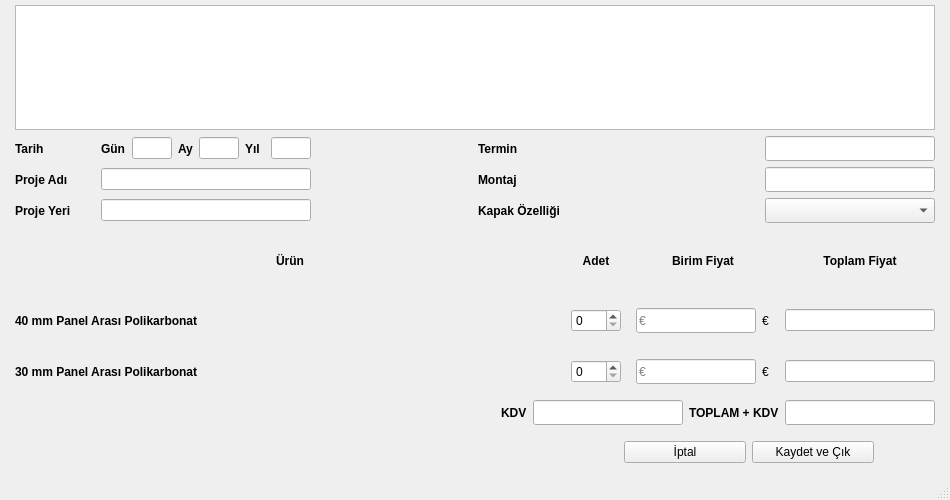
<?xml version="1.0" encoding="UTF-8"?>
<ui version="4.0">
 <class>MainWindow</class>
 <widget class="QMainWindow" name="MainWindow">
  <property name="geometry">
   <rect>
    <x>0</x>
    <y>0</y>
    <width>950</width>
    <height>500</height>
   </rect>
  </property>
  <property name="minimumSize">
   <size>
    <width>950</width>
    <height>500</height>
   </size>
  </property>
  <property name="maximumSize">
   <size>
    <width>950</width>
    <height>500</height>
   </size>
  </property>
  <property name="windowTitle">
   <string>MainWindow</string>
  </property>
  <widget class="QWidget" name="centralwidget">
   <layout class="QVBoxLayout" name="verticalLayout_3" stretch="2,15,1,1,1,1,1">
    <property name="leftMargin">
     <number>15</number>
    </property>
    <property name="topMargin">
     <number>5</number>
    </property>
    <property name="rightMargin">
     <number>15</number>
    </property>
    <property name="bottomMargin">
     <number>5</number>
    </property>
    <item>
     <widget class="QTextEdit" name="textEdit"/>
    </item>
    <item>
     <layout class="QHBoxLayout" name="horizontalLayout_6">
      <item>
       <layout class="QVBoxLayout" name="verticalLayout_2">
        <property name="leftMargin">
         <number>0</number>
        </property>
        <item>
         <layout class="QHBoxLayout" name="horizontalLayout">
          <item>
           <widget class="QLabel" name="label_4">
            <property name="minimumSize">
             <size>
              <width>80</width>
              <height>25</height>
             </size>
            </property>
            <property name="maximumSize">
             <size>
              <width>80</width>
              <height>25</height>
             </size>
            </property>
            <property name="font">
             <font>
              <weight>75</weight>
              <bold>true</bold>
             </font>
            </property>
            <property name="text">
             <string>Tarih</string>
            </property>
           </widget>
          </item>
          <item>
           <widget class="QLabel" name="label">
            <property name="minimumSize">
             <size>
              <width>25</width>
              <height>0</height>
             </size>
            </property>
            <property name="font">
             <font>
              <weight>75</weight>
              <bold>true</bold>
             </font>
            </property>
            <property name="text">
             <string>Gün</string>
            </property>
           </widget>
          </item>
          <item>
           <widget class="QLineEdit" name="gun_line">
            <property name="minimumSize">
             <size>
              <width>40</width>
              <height>0</height>
             </size>
            </property>
            <property name="maximumSize">
             <size>
              <width>40</width>
              <height>16777215</height>
             </size>
            </property>
           </widget>
          </item>
          <item>
           <widget class="QLabel" name="label_5">
            <property name="minimumSize">
             <size>
              <width>15</width>
              <height>0</height>
             </size>
            </property>
            <property name="font">
             <font>
              <weight>75</weight>
              <bold>true</bold>
             </font>
            </property>
            <property name="text">
             <string>Ay</string>
            </property>
           </widget>
          </item>
          <item>
           <widget class="QLineEdit" name="ay_line">
            <property name="minimumSize">
             <size>
              <width>40</width>
              <height>0</height>
             </size>
            </property>
            <property name="maximumSize">
             <size>
              <width>40</width>
              <height>16777215</height>
             </size>
            </property>
           </widget>
          </item>
          <item>
           <widget class="QLabel" name="label_6">
            <property name="minimumSize">
             <size>
              <width>20</width>
              <height>0</height>
             </size>
            </property>
            <property name="font">
             <font>
              <weight>75</weight>
              <bold>true</bold>
             </font>
            </property>
            <property name="text">
             <string>Yıl</string>
            </property>
           </widget>
          </item>
          <item>
           <widget class="QLineEdit" name="yil_line">
            <property name="minimumSize">
             <size>
              <width>40</width>
              <height>0</height>
             </size>
            </property>
            <property name="maximumSize">
             <size>
              <width>40</width>
              <height>16777215</height>
             </size>
            </property>
           </widget>
          </item>
          <item>
           <spacer name="horizontalSpacer_25">
            <property name="orientation">
             <enum>Qt::Horizontal</enum>
            </property>
            <property name="sizeHint" stdset="0">
             <size>
              <width>40</width>
              <height>20</height>
             </size>
            </property>
           </spacer>
          </item>
         </layout>
        </item>
        <item>
         <layout class="QHBoxLayout" name="horizontalLayout_2">
          <item>
           <widget class="QLabel" name="label_2">
            <property name="minimumSize">
             <size>
              <width>80</width>
              <height>25</height>
             </size>
            </property>
            <property name="maximumSize">
             <size>
              <width>80</width>
              <height>25</height>
             </size>
            </property>
            <property name="font">
             <font>
              <weight>75</weight>
              <bold>true</bold>
             </font>
            </property>
            <property name="text">
             <string>Proje Adı</string>
            </property>
           </widget>
          </item>
          <item>
           <widget class="QLineEdit" name="projeadi_line">
            <property name="minimumSize">
             <size>
              <width>210</width>
              <height>0</height>
             </size>
            </property>
            <property name="maximumSize">
             <size>
              <width>210</width>
              <height>16777215</height>
             </size>
            </property>
           </widget>
          </item>
          <item>
           <spacer name="horizontalSpacer_24">
            <property name="orientation">
             <enum>Qt::Horizontal</enum>
            </property>
            <property name="sizeHint" stdset="0">
             <size>
              <width>40</width>
              <height>20</height>
             </size>
            </property>
           </spacer>
          </item>
         </layout>
        </item>
        <item>
         <layout class="QHBoxLayout" name="horizontalLayout_3">
          <item>
           <widget class="QLabel" name="label_3">
            <property name="minimumSize">
             <size>
              <width>80</width>
              <height>25</height>
             </size>
            </property>
            <property name="maximumSize">
             <size>
              <width>80</width>
              <height>25</height>
             </size>
            </property>
            <property name="font">
             <font>
              <weight>75</weight>
              <bold>true</bold>
             </font>
            </property>
            <property name="text">
             <string>Proje Yeri</string>
            </property>
           </widget>
          </item>
          <item>
           <widget class="QLineEdit" name="projeyeri_line">
            <property name="minimumSize">
             <size>
              <width>210</width>
              <height>0</height>
             </size>
            </property>
            <property name="maximumSize">
             <size>
              <width>210</width>
              <height>16777215</height>
             </size>
            </property>
           </widget>
          </item>
          <item>
           <spacer name="horizontalSpacer_23">
            <property name="orientation">
             <enum>Qt::Horizontal</enum>
            </property>
            <property name="sizeHint" stdset="0">
             <size>
              <width>40</width>
              <height>20</height>
             </size>
            </property>
           </spacer>
          </item>
         </layout>
        </item>
       </layout>
      </item>
      <item>
       <layout class="QVBoxLayout" name="verticalLayout">
        <item>
         <layout class="QHBoxLayout" name="horizontalLayout_5">
          <item>
           <widget class="QLabel" name="label_8">
            <property name="font">
             <font>
              <weight>75</weight>
              <bold>true</bold>
             </font>
            </property>
            <property name="text">
             <string>Termin</string>
            </property>
           </widget>
          </item>
          <item>
           <widget class="QLineEdit" name="termin_line">
            <property name="minimumSize">
             <size>
              <width>170</width>
              <height>25</height>
             </size>
            </property>
            <property name="maximumSize">
             <size>
              <width>170</width>
              <height>25</height>
             </size>
            </property>
           </widget>
          </item>
         </layout>
        </item>
        <item>
         <layout class="QHBoxLayout" name="horizontalLayout_4">
          <item>
           <widget class="QLabel" name="label_7">
            <property name="font">
             <font>
              <weight>75</weight>
              <bold>true</bold>
             </font>
            </property>
            <property name="text">
             <string>Montaj</string>
            </property>
           </widget>
          </item>
          <item>
           <widget class="QLineEdit" name="montaj_line">
            <property name="minimumSize">
             <size>
              <width>170</width>
              <height>25</height>
             </size>
            </property>
            <property name="maximumSize">
             <size>
              <width>170</width>
              <height>25</height>
             </size>
            </property>
           </widget>
          </item>
         </layout>
        </item>
        <item>
         <layout class="QHBoxLayout" name="horizontalLayout_15">
          <item>
           <widget class="QLabel" name="label_29">
            <property name="font">
             <font>
              <weight>75</weight>
              <bold>true</bold>
             </font>
            </property>
            <property name="text">
             <string>Kapak Özelliği</string>
            </property>
           </widget>
          </item>
          <item>
           <widget class="QComboBox" name="kapak_ozl_box">
            <property name="minimumSize">
             <size>
              <width>170</width>
              <height>25</height>
             </size>
            </property>
            <property name="maximumSize">
             <size>
              <width>170</width>
              <height>25</height>
             </size>
            </property>
           </widget>
          </item>
         </layout>
        </item>
       </layout>
      </item>
     </layout>
    </item>
    <item>
     <layout class="QHBoxLayout" name="horizontalLayout_12">
      <item>
       <widget class="QLabel" name="label_21">
        <property name="minimumSize">
         <size>
          <width>550</width>
          <height>45</height>
         </size>
        </property>
        <property name="maximumSize">
         <size>
          <width>550</width>
          <height>16777215</height>
         </size>
        </property>
        <property name="font">
         <font>
          <weight>75</weight>
          <bold>true</bold>
         </font>
        </property>
        <property name="text">
         <string>Ürün</string>
        </property>
        <property name="alignment">
         <set>Qt::AlignCenter</set>
        </property>
       </widget>
      </item>
      <item>
       <widget class="QLabel" name="label_22">
        <property name="minimumSize">
         <size>
          <width>50</width>
          <height>0</height>
         </size>
        </property>
        <property name="maximumSize">
         <size>
          <width>50</width>
          <height>16777215</height>
         </size>
        </property>
        <property name="font">
         <font>
          <weight>75</weight>
          <bold>true</bold>
         </font>
        </property>
        <property name="text">
         <string>Adet</string>
        </property>
        <property name="alignment">
         <set>Qt::AlignCenter</set>
        </property>
       </widget>
      </item>
      <item>
       <spacer name="horizontalSpacer_13">
        <property name="orientation">
         <enum>Qt::Horizontal</enum>
        </property>
        <property name="sizeHint" stdset="0">
         <size>
          <width>40</width>
          <height>20</height>
         </size>
        </property>
       </spacer>
      </item>
      <item>
       <widget class="QLabel" name="label_23">
        <property name="minimumSize">
         <size>
          <width>120</width>
          <height>0</height>
         </size>
        </property>
        <property name="maximumSize">
         <size>
          <width>60</width>
          <height>16777215</height>
         </size>
        </property>
        <property name="font">
         <font>
          <weight>75</weight>
          <bold>true</bold>
         </font>
        </property>
        <property name="text">
         <string>Birim Fiyat</string>
        </property>
        <property name="alignment">
         <set>Qt::AlignCenter</set>
        </property>
       </widget>
      </item>
      <item>
       <spacer name="horizontalSpacer_14">
        <property name="orientation">
         <enum>Qt::Horizontal</enum>
        </property>
        <property name="sizeHint" stdset="0">
         <size>
          <width>40</width>
          <height>20</height>
         </size>
        </property>
       </spacer>
      </item>
      <item>
       <widget class="QLabel" name="label_24">
        <property name="minimumSize">
         <size>
          <width>150</width>
          <height>0</height>
         </size>
        </property>
        <property name="font">
         <font>
          <weight>75</weight>
          <bold>true</bold>
          <stylestrategy>PreferDefault</stylestrategy>
         </font>
        </property>
        <property name="layoutDirection">
         <enum>Qt::LeftToRight</enum>
        </property>
        <property name="text">
         <string>Toplam Fiyat</string>
        </property>
        <property name="alignment">
         <set>Qt::AlignCenter</set>
        </property>
       </widget>
      </item>
     </layout>
    </item>
    <item>
     <layout class="QHBoxLayout" name="horizontalLayout_11">
      <item>
       <widget class="QLabel" name="label_19">
        <property name="minimumSize">
         <size>
          <width>550</width>
          <height>45</height>
         </size>
        </property>
        <property name="maximumSize">
         <size>
          <width>550</width>
          <height>16777215</height>
         </size>
        </property>
        <property name="font">
         <font>
          <weight>75</weight>
          <bold>true</bold>
         </font>
        </property>
        <property name="text">
         <string>40 mm Panel Arası Polikarbonat</string>
        </property>
       </widget>
      </item>
      <item>
       <widget class="QSpinBox" name="adet_line_1">
        <property name="minimumSize">
         <size>
          <width>50</width>
          <height>0</height>
         </size>
        </property>
       </widget>
      </item>
      <item>
       <spacer name="horizontalSpacer_10">
        <property name="orientation">
         <enum>Qt::Horizontal</enum>
        </property>
        <property name="sizeHint" stdset="0">
         <size>
          <width>40</width>
          <height>20</height>
         </size>
        </property>
       </spacer>
      </item>
      <item>
       <widget class="QLineEdit" name="brmfiyat_line_1">
        <property name="sizePolicy">
         <sizepolicy hsizetype="Minimum" vsizetype="Fixed">
          <horstretch>0</horstretch>
          <verstretch>0</verstretch>
         </sizepolicy>
        </property>
        <property name="minimumSize">
         <size>
          <width>120</width>
          <height>0</height>
         </size>
        </property>
        <property name="maximumSize">
         <size>
          <width>60</width>
          <height>25</height>
         </size>
        </property>
        <property name="inputMask">
         <string/>
        </property>
        <property name="text">
         <string/>
        </property>
        <property name="readOnly">
         <bool>false</bool>
        </property>
        <property name="placeholderText">
         <string>€</string>
        </property>
       </widget>
      </item>
      <item>
       <widget class="QLabel" name="label_20">
        <property name="text">
         <string>€</string>
        </property>
       </widget>
      </item>
      <item>
       <spacer name="horizontalSpacer_11">
        <property name="orientation">
         <enum>Qt::Horizontal</enum>
        </property>
        <property name="sizeHint" stdset="0">
         <size>
          <width>40</width>
          <height>20</height>
         </size>
        </property>
       </spacer>
      </item>
      <item>
       <widget class="QLineEdit" name="top_line_1">
        <property name="minimumSize">
         <size>
          <width>150</width>
          <height>0</height>
         </size>
        </property>
        <property name="maximumSize">
         <size>
          <width>150</width>
          <height>16777215</height>
         </size>
        </property>
        <property name="text">
         <string/>
        </property>
        <property name="readOnly">
         <bool>true</bool>
        </property>
       </widget>
      </item>
     </layout>
    </item>
    <item>
     <layout class="QHBoxLayout" name="horizontalLayout_13">
      <item>
       <widget class="QLabel" name="label_25">
        <property name="minimumSize">
         <size>
          <width>550</width>
          <height>45</height>
         </size>
        </property>
        <property name="maximumSize">
         <size>
          <width>550</width>
          <height>16777215</height>
         </size>
        </property>
        <property name="font">
         <font>
          <pointsize>9</pointsize>
          <weight>75</weight>
          <bold>true</bold>
         </font>
        </property>
        <property name="text">
         <string>30 mm Panel Arası Polikarbonat</string>
        </property>
       </widget>
      </item>
      <item>
       <widget class="QSpinBox" name="adet_line_2">
        <property name="minimumSize">
         <size>
          <width>50</width>
          <height>0</height>
         </size>
        </property>
       </widget>
      </item>
      <item>
       <spacer name="horizontalSpacer_19">
        <property name="orientation">
         <enum>Qt::Horizontal</enum>
        </property>
        <property name="sizeHint" stdset="0">
         <size>
          <width>40</width>
          <height>20</height>
         </size>
        </property>
       </spacer>
      </item>
      <item>
       <widget class="QLineEdit" name="brmfiyat_line_2">
        <property name="minimumSize">
         <size>
          <width>120</width>
          <height>0</height>
         </size>
        </property>
        <property name="maximumSize">
         <size>
          <width>60</width>
          <height>25</height>
         </size>
        </property>
        <property name="inputMask">
         <string/>
        </property>
        <property name="text">
         <string/>
        </property>
        <property name="readOnly">
         <bool>false</bool>
        </property>
        <property name="placeholderText">
         <string>€</string>
        </property>
       </widget>
      </item>
      <item>
       <widget class="QLabel" name="label_26">
        <property name="text">
         <string>€</string>
        </property>
       </widget>
      </item>
      <item>
       <spacer name="horizontalSpacer_20">
        <property name="orientation">
         <enum>Qt::Horizontal</enum>
        </property>
        <property name="sizeHint" stdset="0">
         <size>
          <width>40</width>
          <height>20</height>
         </size>
        </property>
       </spacer>
      </item>
      <item>
       <widget class="QLineEdit" name="top_line_2">
        <property name="minimumSize">
         <size>
          <width>150</width>
          <height>0</height>
         </size>
        </property>
        <property name="maximumSize">
         <size>
          <width>150</width>
          <height>16777215</height>
         </size>
        </property>
        <property name="text">
         <string/>
        </property>
        <property name="readOnly">
         <bool>true</bool>
        </property>
       </widget>
      </item>
     </layout>
    </item>
    <item>
     <layout class="QHBoxLayout" name="horizontalLayout_28">
      <item>
       <spacer name="horizontalSpacer_12">
        <property name="orientation">
         <enum>Qt::Horizontal</enum>
        </property>
        <property name="sizeHint" stdset="0">
         <size>
          <width>40</width>
          <height>20</height>
         </size>
        </property>
       </spacer>
      </item>
      <item>
       <widget class="QLabel" name="label_35">
        <property name="font">
         <font>
          <weight>75</weight>
          <bold>true</bold>
         </font>
        </property>
        <property name="text">
         <string>KDV</string>
        </property>
       </widget>
      </item>
      <item>
       <widget class="QLineEdit" name="kdv_line">
        <property name="minimumSize">
         <size>
          <width>150</width>
          <height>25</height>
         </size>
        </property>
        <property name="maximumSize">
         <size>
          <width>150</width>
          <height>25</height>
         </size>
        </property>
       </widget>
      </item>
      <item>
       <widget class="QLabel" name="label_36">
        <property name="font">
         <font>
          <weight>75</weight>
          <italic>false</italic>
          <bold>true</bold>
         </font>
        </property>
        <property name="text">
         <string>TOPLAM + KDV</string>
        </property>
       </widget>
      </item>
      <item>
       <widget class="QLineEdit" name="topkdv_line">
        <property name="minimumSize">
         <size>
          <width>150</width>
          <height>25</height>
         </size>
        </property>
        <property name="maximumSize">
         <size>
          <width>150</width>
          <height>25</height>
         </size>
        </property>
        <property name="readOnly">
         <bool>true</bool>
        </property>
       </widget>
      </item>
     </layout>
    </item>
    <item>
     <layout class="QHBoxLayout" name="horizontalLayout_27" stretch="10,2,2,1">
      <property name="topMargin">
       <number>10</number>
      </property>
      <property name="bottomMargin">
       <number>10</number>
      </property>
      <item>
       <spacer name="horizontalSpacer_17">
        <property name="orientation">
         <enum>Qt::Horizontal</enum>
        </property>
        <property name="sizeHint" stdset="0">
         <size>
          <width>40</width>
          <height>20</height>
         </size>
        </property>
       </spacer>
      </item>
      <item>
       <widget class="QPushButton" name="pushButton_3">
        <property name="text">
         <string>İptal</string>
        </property>
       </widget>
      </item>
      <item>
       <widget class="QPushButton" name="kaydet_but">
        <property name="text">
         <string>Kaydet ve Çık</string>
        </property>
       </widget>
      </item>
      <item>
       <spacer name="horizontalSpacer_18">
        <property name="orientation">
         <enum>Qt::Horizontal</enum>
        </property>
        <property name="sizeHint" stdset="0">
         <size>
          <width>40</width>
          <height>20</height>
         </size>
        </property>
       </spacer>
      </item>
     </layout>
    </item>
   </layout>
  </widget>
  <widget class="QMenuBar" name="menubar">
   <property name="geometry">
    <rect>
     <x>0</x>
     <y>0</y>
     <width>950</width>
     <height>22</height>
    </rect>
   </property>
  </widget>
  <widget class="QStatusBar" name="statusbar"/>
 </widget>
 <resources/>
 <connections/>
</ui>
